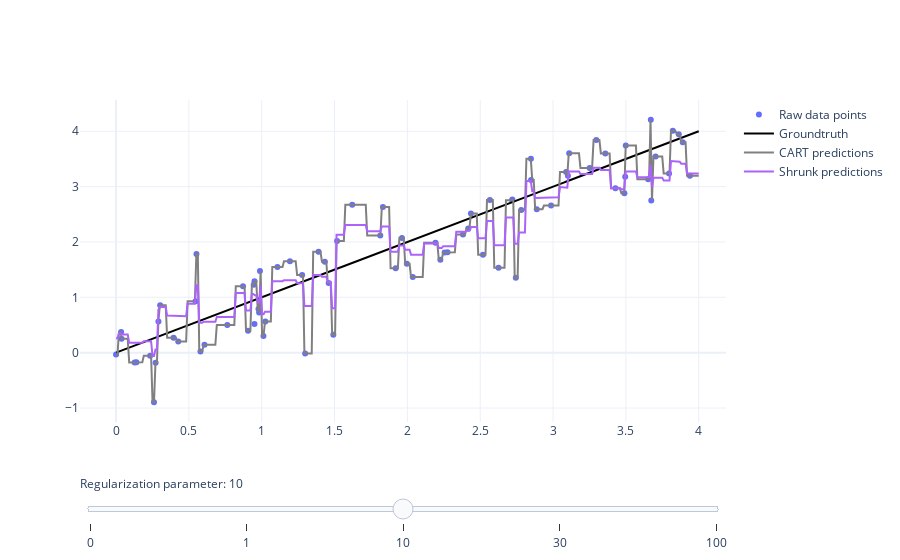

The notebook cell saved with this chart:
### Code cell
# def create_slider_fig_static(permanent_curves, vary_curve_params, vary_curev_)
# Create figure
fig = go.Figure()
fig.layout.template = 'plotly_white'

# plot the permanent curves
for curve in permanent_curves:
    fig.add_trace(go.Scatter(**curve))

# Add traces, one for each slider step
for vary_curve in vary_curves:
    fig.add_trace(go.Scatter(**vary_curve))

# Create and add slider
steps = []
OFFSET = len(permanent_curves)
for i in range(len(fig.data) - OFFSET):  # remember offset
    step = dict(
        method="update",
        args=[{"visible": [False] * len(fig.data)}],
#               {"title": "Reg-param: " + str(VALS[i])}],  # layout attribute
        label=str(vary_vals[i])
    )
    step["args"][0]["visible"][0:OFFSET] = [True] * OFFSET  # permanent curves    
    step["args"][0]["visible"][i + OFFSET] = True  # set i'th trace to "visible"
    steps.append(step)

fig.data[active_curve + OFFSET].visible = True # Make active_curve visible
sliders = [dict(
    active=active_curve,
    currentvalue={"prefix": "Regularization parameter: "},
    pad={"t": 50},
    steps=steps,
)]
fig.update_layout(sliders=sliders)

fig.write_html("demo.html", full_html=False, include_plotlyjs="cdn") # , 
s = (open('demo.html', 'r').read())
div_start = s.index('<div id=')
div_end = div_start + s[div_start:].index('</div>') + len('</div>')
print(s[div_start:div_end])

js_start = s.rfind('<script type="text/javascript">') + len('<script type="text/javascript">')
js_end = js_start + s[js_start:].index('</script>')
with open(fname_out, 'w') as f:
    f.write(s[js_start:js_end])
os.remove('demo.html')
fig.show()

### Figure 1 — Plotly figure (JSON) as saved in the notebook; plotly's stock layout.template omitted (floating-point values rounded to 4 significant figures; data arrays with more than 128 entries replaced by an {"elided": "..."} marker saying what was removed)
{"data": [{"mode": "markers", "name": "Raw data points", "type": "scatter", "visible": true, "x": [4.813e-05, 0.03486, 0.03765, 0.1276, 0.1401, 0.234, 0.2603, 0.2717, 0.2909, 0.3029, 0.395, 0.4271, 0.5454, 0.5519, 0.5795, 0.6071, 0.7637, 0.8716, 0.9064, 0.9455, 0.9502, 0.9506, 0.9779, 0.9822, 0.9879, 1.012, 1.025, 1.108, 1.194, 1.278, 1.298, 1.39, 1.433, 1.46, 1.491, 1.517, 1.621, 1.814, 1.832, 1.92, 1.963, 1.996, 2.037, 2.193, 2.227, 2.256, 2.276, 2.382, 2.418, 2.436, 2.519, 2.566, 2.626, 2.719, 2.72, 2.744, 2.782, 2.848, 2.849, 2.888, 2.986, 3.09, 3.102, 3.111, 3.251, 3.297, 3.359, 3.428, 3.49, 3.495, 3.499, 3.653, 3.671, 3.674, 3.704, 3.796, 3.822, 3.863, 3.89, 3.94], "y": [-0.03447, 0.3737, 0.2534, -0.1796, -0.1738, -0.05477, -0.8942, -0.1828, 0.563, 0.8563, 0.2706, 0.2016, 0.9294, 1.784, 0.02248, 0.1424, 0.5014, 1.2, 0.3939, 1.225, 0.5176, 1.288, 0.789, 0.7243, 1.477, 0.3007, 0.5639, 1.545, 1.653, 1.402, -0.01394, 1.824, 1.643, 1.256, 0.3242, 2.016, 2.671, 2.114, 2.631, 1.525, 2.074, 1.606, 1.365, 1.985, 1.68, 1.808, 1.813, 2.133, 2.243, 2.512, 1.771, 2.757, 1.535, 2.753, 2.769, 1.352, 2.577, 3.502, 3.119, 2.591, 2.658, 3.265, 3.195, 3.601, 3.338, 3.84, 3.599, 2.969, 2.88, 3.179, 3.744, 3.132, 4.206, 2.751, 3.545, 3.237, 4.01, 3.945, 3.799, 3.198]}, {"line": {"color": "black"}, "name": "Groundtruth", "type": "scatter", "visible": true, "x": {"elided": "400 float values"}, "y": {"elided": "400 float values"}}, {"line": {"color": "gray"}, "name": "CART predictions", "type": "scatter", "visible": true, "x": {"elided": "400 float values"}, "y": {"elided": "400 float values"}}, {"name": "Shrunk predictions", "type": "scatter", "visible": false, "x": {"elided": "400 float values"}, "y": {"elided": "400 float values"}}, {"name": "Shrunk predictions", "type": "scatter", "visible": false, "x": {"elided": "400 float values"}, "y": {"elided": "400 float values"}}, {"name": "Shrunk predictions", "type": "scatter", "visible": true, "x": {"elided": "400 float values"}, "y": {"elided": "400 float values"}}, {"name": "Shrunk predictions", "type": "scatter", "visible": false, "x": {"elided": "400 float values"}, "y": {"elided": "400 float values"}}, {"name": "Shrunk predictions", "type": "scatter", "visible": false, "x": {"elided": "400 float values"}, "y": {"elided": "400 float values"}}], "layout": {"sliders": [{"active": 2, "currentvalue": {"prefix": "Regularization parameter: "}, "pad": {"t": 50}, "steps": [{"args": [{"visible": [true, true, true, true, false, false, false, false]}], "label": "0", "method": "update"}, {"args": [{"visible": [true, true, true, false, true, false, false, false]}], "label": "1", "method": "update"}, {"args": [{"visible": [true, true, true, false, false, true, false, false]}], "label": "10", "method": "update"}, {"args": [{"visible": [true, true, true, false, false, false, true, false]}], "label": "30", "method": "update"}, {"args": [{"visible": [true, true, true, false, false, false, false, true]}], "label": "100", "method": "update"}]}]}}
